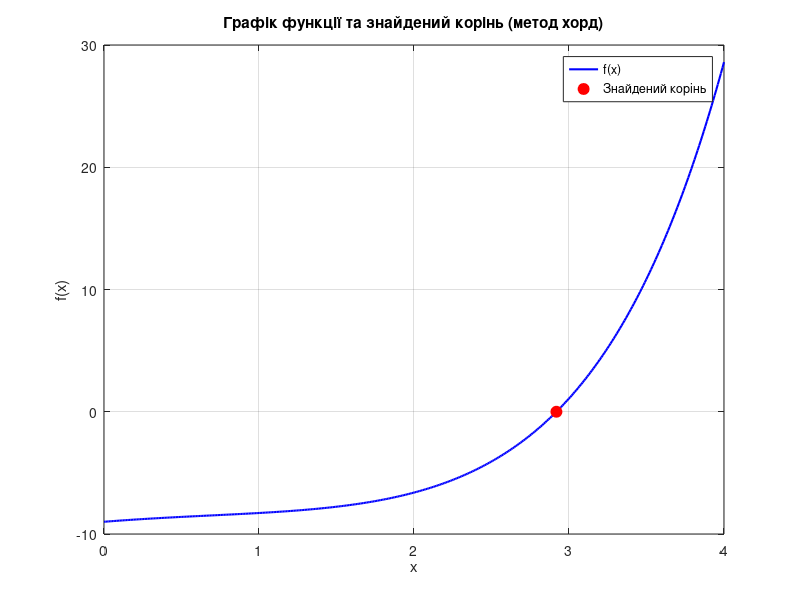
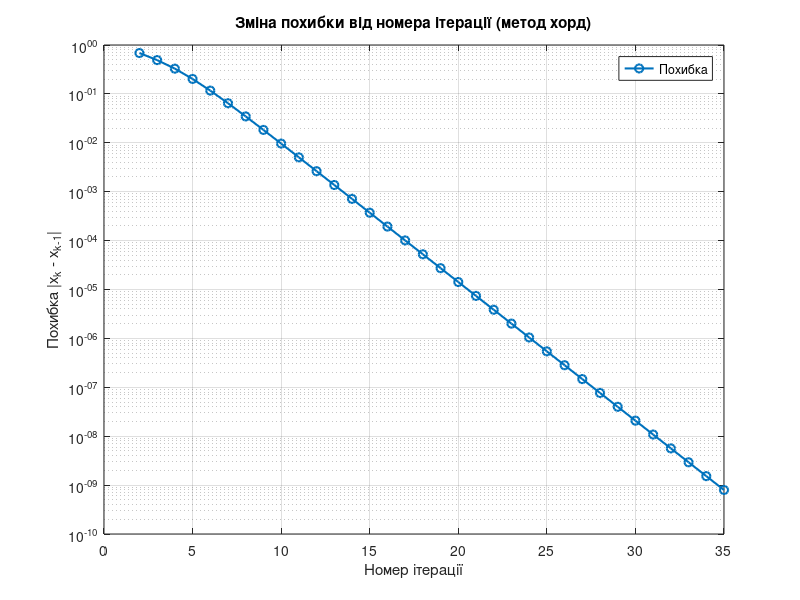

Recreate these plots in MATLAB, in order.
% Метод хорд

clc; clear;

% Встановлюємо графічний рушій (краще на початку)
#{
if any(strcmpi(available_graphics_toolkits(), 'gnuplot'))
    graphics_toolkit('gnuplot');
    fprintf('Graphics toolkit set to gnuplot.\n');
else
    warning('gnuplot toolkit is not available, using default: %s', graphics_toolkit());
end
#}

%функція
#f = @(x) x.^3 - x - 2;
f=@(x) e.^x-x.^2-10

a0=0;
b0=4;

tol=1e-9;
max_iter=100;


#x_prev=NaN;
x_prev=0.5
iterations=[];
errors=[];
a=a0; b=b0;

 for k=1:max_iter
   x=(a*f(b)-b*f(a))/(f(b)-f(a));
   fx=f(x); #-------

   iterations(end+1)=x;

   if isnan(x_prev)
     errors(end+1)=NaN;
   else
     errors(end+1)=abs(x-x_prev);
   end

   if~isnan(x_prev)&&abs(x-x_prev)<tol
   break;
    end

    if f(a)*fx<0
   b=x;
    else
   a=x;
   end
 x_prev=x;
end
rood=x;

fprintf('Знайдений корінь :%.12f \n',rood);
fprintf('Кількість ітерацій: %d\n',length(iterations));
fprintf('Похибка: %10e \n ',errors(k));
fprintf('\n №\t x_k\t\t f(x_k)\t\t похибка\n');
for i = 1:length(iterations)
    if i == 1
        fprintf('%d\t %.10f\t %.10f\t %s\n', i, iterations(i), f(iterations(i)), '---');
    else
        fprintf('%d\t %.10f\t %.10f\t %.10e\n', i, iterations(i), f(iterations(i)), errors(i));
    end
end


%grafik

x_vals = linspace(a0, b0, 400);
y_vals = arrayfun(f, x_vals);

figure(1);
plot(x_vals, y_vals, 'b-', 'LineWidth', 1.5);
hold on;
plot(rood, f(rood), 'ro', 'MarkerSize', 8, 'MarkerFaceColor', 'r');

xlabel('x');
ylabel('f(x)');
title('Графік функції та знайдений корінь (метод хорд)');
grid on;
legend('f(x)', 'Знайдений корінь');

print -dpng function_plot.png


%print('function_plot.pdf', '-dpdfcairo');


figure(2);

iter_nums = 2:length(errors);
error_vals = errors(2:end);

plot(iter_nums, error_vals, '-o-', 'LineWidth', 1.5);
set(gca, 'YScale', 'log');
xlabel('Номер ітерації');
ylabel('Похибка |x_k - x_{k-1}|');
title('Зміна похибки від номера ітерації (метод хорд)');
grid on;
legend('Похибка');

print -dpng error_plot.png
#print('error_plot.pdf','-dpdf');
%print('error_plot.pdf', '-dpdfcairo');
